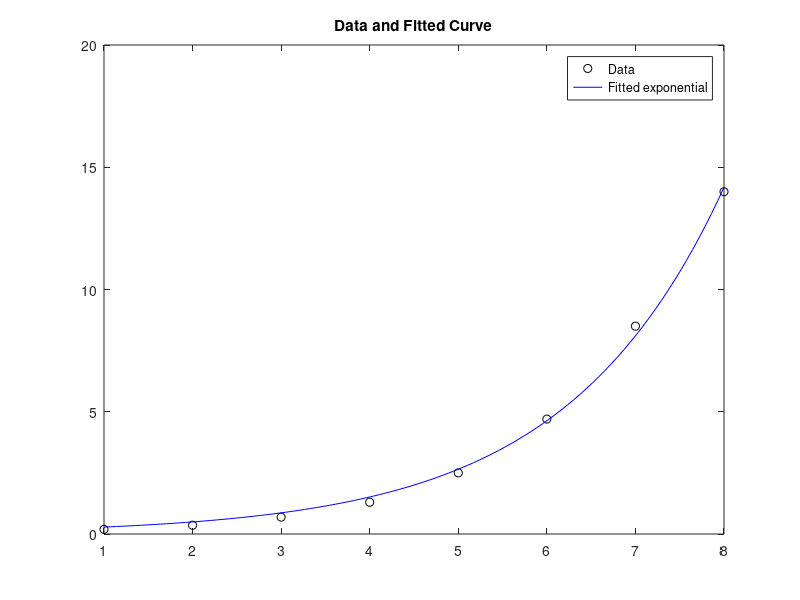

Write MATLAB code to recreate this figure.
x0 = [1 2 3 4 5 6 7 8];
y0= [.19 .36 .69 1.3 2.5 4.7 8.5 14];
fun = @(x,x0)x(1)*exp(x(2)*x0);
initial = [100,-1];
x = lsqcurvefit(fun,initial,x0,y0);


times = linspace(x0(1),x0(end));
plot(x0,y0,'ko',times,fun(x,times),'b-')
legend('Data','Fitted exponential')
title('Data and Fitted Curve')